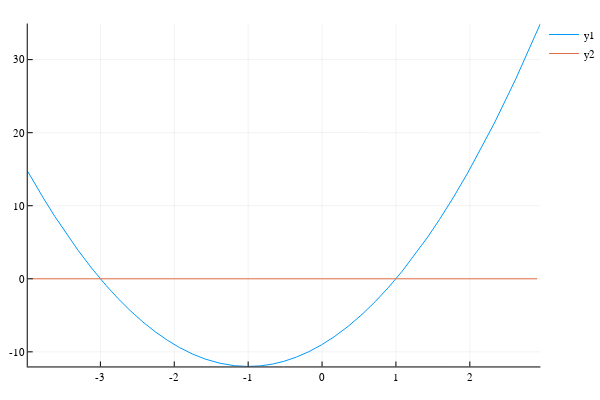

Source (notebook cell):
### Code cell
f(x) = 3 * x^2 + 6 * x - 9
for x = -5:5    
  println("(",x, ", ", f(x), ")")
end
using Plots
plot(f, -4, 3) # plot f over [-4,4]
plot!(zero, -4, 3)

### Figure 1 — Plotly figure (JSON) as saved in the notebook; plotly's stock layout.template omitted (floating-point values rounded to 4 significant figures)
{"data": [{"colorbar": {"title": ""}, "line": {"color": "rgba(0, 154, 250, 1.000)", "dash": "solid", "shape": "linear", "width": 1}, "mode": "lines", "name": "y1", "showlegend": true, "type": "scatter", "x": [-3.983, -3.966, -3.949, -3.932, -3.774, -3.616, -3.458, -3.3, -3.11, -2.92, -2.759, -2.599, -2.424, -2.25, -2.089, -1.928, -1.756, -1.583, -1.383, -1.184, -1.006, -0.8286, -0.6729, -0.5173, -0.3476, -0.1778, -0.007098, 0.1636, 0.3524, 0.5412, 0.7208, 0.9004, 1.087, 1.274, 1.431, 1.588, 1.78, 1.972, 2.153, 2.333, 2.622, 2.911, 2.956], "xaxis": "x1", "y": [14.69, 14.39, 14.09, 13.78, 11.08, 8.524, 6.119, 3.864, 1.351, -0.9444, -2.717, -4.334, -5.916, -7.315, -8.443, -9.416, -10.29, -10.98, -11.56, -11.9, -12.0, -11.91, -11.68, -11.3, -10.72, -9.972, -9.042, -7.938, -6.513, -4.874, -3.117, -1.166, 1.068, 3.511, 5.73, 8.097, 11.19, 14.5, 17.82, 21.33, 27.36, 33.89, 34.94], "yaxis": "y1"}, {"colorbar": {"title": ""}, "line": {"color": "rgba(227, 111, 71, 1.000)", "dash": "solid", "shape": "linear", "width": 1}, "mode": "lines", "name": "y2", "showlegend": true, "type": "scatter", "x": [-3.932, -3.3, -2.92, -2.599, -2.25, -1.928, -1.583, -1.184, -0.8286, -0.5173, -0.1778, 0.1636, 0.5412, 0.9004, 1.274, 1.588, 1.972, 2.333, 2.911], "xaxis": "x1", "y": [0, 0, 0, 0, 0, 0, 0, 0, 0, 0, 0, 0, 0, 0, 0, 0, 0, 0, 0], "yaxis": "y1"}], "layout": {"annotations": [], "height": 400, "legend": {"bgcolor": "rgba(255, 255, 255, 1.000)", "bordercolor": "rgba(0, 0, 0, 1.000)", "font": {"color": "rgba(0, 0, 0, 1.000)", "family": "sans-serif", "size": 11}, "x": 1, "y": 1}, "margin": {"b": 20, "l": 0, "r": 0, "t": 20}, "paper_bgcolor": "rgba(255, 255, 255, 1.000)", "plot_bgcolor": "rgba(255, 255, 255, 1.000)", "showlegend": true, "width": 600, "xaxis1": {"anchor": "y1", "domain": [0.05101, 0.9934], "gridcolor": "rgba(0, 0, 0, 0.100)", "gridwidth": 0.5, "linecolor": "rgba(0, 0, 0, 1.000)", "mirror": false, "range": [-3.983, 2.956], "showgrid": true, "showline": true, "showticklabels": true, "tickangle": 0, "tickcolor": "rgb(0, 0, 0)", "tickfont": {"color": "rgba(0, 0, 0, 1.000)", "family": "sans-serif", "size": 11}, "tickmode": "array", "ticks": "inside", "ticktext": ["-3", "-2", "-1", "0", "1", "2"], "tickvals": [-3, -2, -1, 0, 1, 2], "title": "", "titlefont": {"color": "rgba(0, 0, 0, 1.000)", "family": "sans-serif", "size": 15}, "type": "-", "visible": true, "zeroline": false, "zerolinecolor": "rgba(0, 0, 0, 1.000)"}, "yaxis1": {"anchor": "x1", "domain": [0.03762, 0.9902], "gridcolor": "rgba(0, 0, 0, 0.100)", "gridwidth": 0.5, "linecolor": "rgba(0, 0, 0, 1.000)", "mirror": false, "range": [-12.0, 34.94], "showgrid": true, "showline": true, "showticklabels": true, "tickangle": 0, "tickcolor": "rgb(0, 0, 0)", "tickfont": {"color": "rgba(0, 0, 0, 1.000)", "family": "sans-serif", "size": 11}, "tickmode": "array", "ticks": "inside", "ticktext": ["-10", "0", "10", "20", "30"], "tickvals": [-10, 0, 10, 20, 30], "title": "", "titlefont": {"color": "rgba(0, 0, 0, 1.000)", "family": "sans-serif", "size": 15}, "type": "-", "visible": true, "zeroline": false, "zerolinecolor": "rgba(0, 0, 0, 1.000)"}}}
